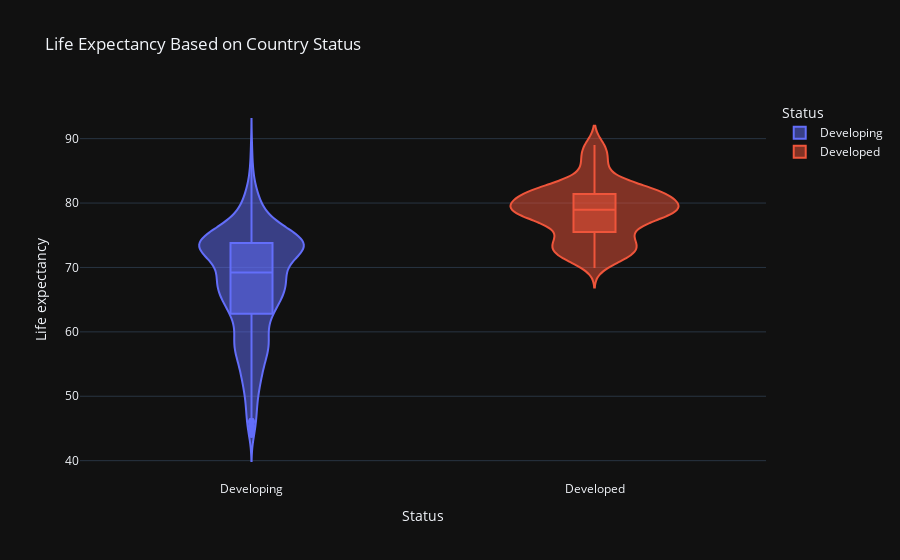

Notebook source saved alongside this figure:
### Code cell
import plotly.express as px

fig = px.violin(
    data,
    x='Status',
    y='Life expectancy',  # Nome correto da coluna
    color='Status',
    template='plotly_dark',
    box=True,
    title='Life Expectancy Based on Country Status'
)
fig.show()

### Figure 1 — Plotly figure (JSON) as saved in the notebook; plotly's stock layout.template omitted (floating-point values rounded to 4 significant figures; data arrays with more than 128 entries replaced by an {"elided": "..."} marker saying what was removed)
{"data": [{"alignmentgroup": "True", "box": {"visible": true}, "hovertemplate": "Status=%{x}<br>Life expectancy=%{y}<extra></extra>", "legendgroup": "Developing", "marker": {"color": "#636efa"}, "name": "Developing", "offsetgroup": "Developing", "orientation": "v", "scalegroup": "True", "showlegend": true, "type": "violin", "x": {"elided": "1407 str values"}, "x0": " ", "xaxis": "x", "y": {"elided": "1407 float values"}, "y0": " ", "yaxis": "y"}, {"alignmentgroup": "True", "box": {"visible": true}, "hovertemplate": "Status=%{x}<br>Life expectancy=%{y}<extra></extra>", "legendgroup": "Developed", "marker": {"color": "#EF553B"}, "name": "Developed", "offsetgroup": "Developed", "orientation": "v", "scalegroup": "True", "showlegend": true, "type": "violin", "x": {"elided": "242 str values"}, "x0": " ", "xaxis": "x", "y": {"elided": "242 float values"}, "y0": " ", "yaxis": "y"}], "layout": {"legend": {"title": {"text": "Status"}, "tracegroupgap": 0}, "title": {"text": "Life Expectancy Based on Country Status"}, "violinmode": "overlay", "xaxis": {"anchor": "y", "categoryarray": ["Developing", "Developed"], "categoryorder": "array", "domain": [0, 1], "title": {"text": "Status"}}, "yaxis": {"anchor": "x", "domain": [0, 1], "title": {"text": "Life expectancy"}}}}
